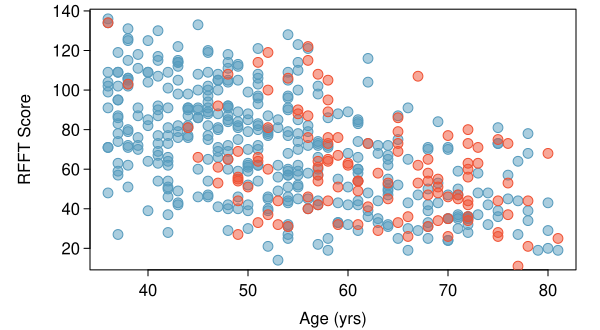

Source code (R):
library(openintro)
library(oibiostat)
data(prevend.samp)
data(COL)

statin.use = (prevend.samp$Statin == 1)

myPDF("prevendAgeRFFTConfounderPlot.pdf",
      6,
      3.3,
      mar = c(3, 4.5, 0.5, 1.2),
      mgp = c(2.8, 0.5, 0))
plot(prevend.samp$Age[statin.use == FALSE],
     prevend.samp$RFFT[statin.use == FALSE],
     pch = 21,
     cex = 1.3,
     bg = COL[1, 3],
     col = COL[1],
     xlab = "",
     ylab = "RFFT Score")
points(prevend.samp$Age[statin.use == TRUE],
     prevend.samp$RFFT[statin.use == TRUE],
     pch = 21,
     cex = 1.3,
     bg = COL[4, 3],
     col = COL[4])
mtext("Age (yrs)", 1, 1.9)

dev.off()
